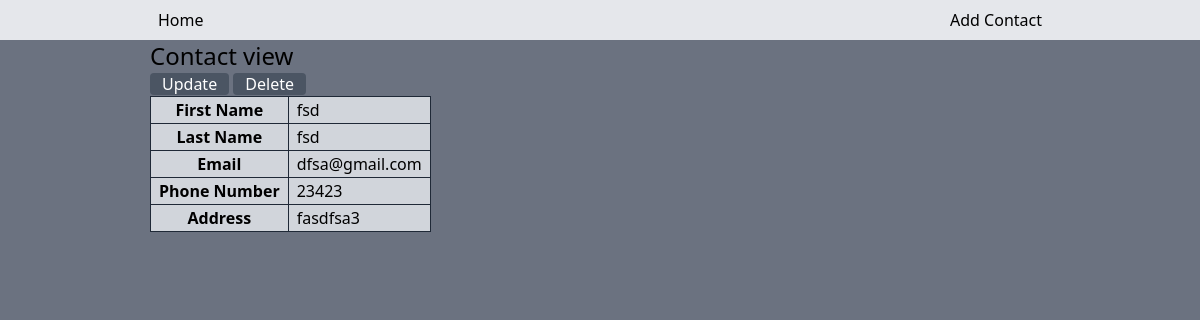
Before: /view/2/ with the older database file.
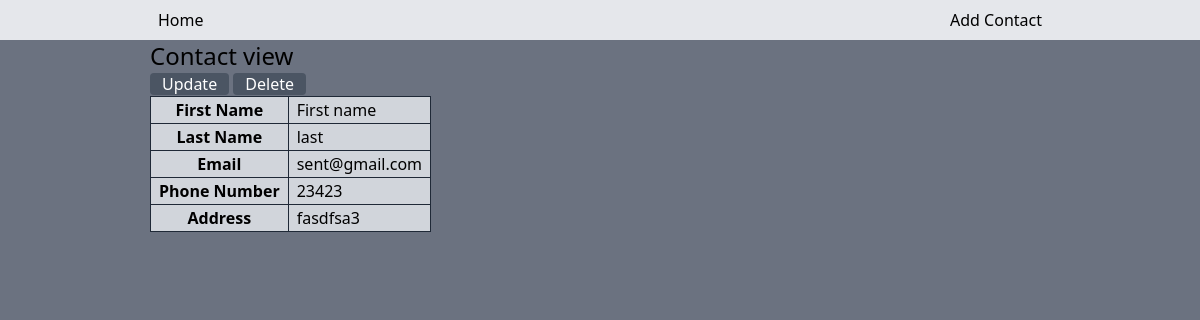
After: the same page with the newer database file.
### contact/models.py (models this page shows, shortened)
class Contact(models.Model):
    first_name = models.CharField(max_length=100)
    last_name = models.CharField(max_length=255)
    email = models.EmailField(max_length=255)
    phone_number = models.CharField(max_length=12)
    address = models.CharField(max_length=250)

### contact/views.py (the view)
# urls.py: path('view/<int:pk>/', views.view_contact, name='view_contact'),
def view_contact(request, pk):
    contact = get_object_or_404(Contact, pk=pk)
    context = {
        'contact': contact
    }
    return render(request, "contact/view.html", context)

### contact/templates/contact/view.html
{% extends "base.html" %}
{% block content %}
<div class="flex justify-center">
    <div class="w-3/4">
        <h1 class="text-2xl">Contact view</h1>
        <a href="{% url 'update_contact' contact.id %}" class="bg-gray-600 hover:bg-blue-500 rounded px-3 text-white">Update</a>
        <a href="{% url 'delete_contact' contact.id %}" class="bg-gray-600 hover:bg-red-500 rounded px-3 text-white">Delete</a>
        <table class="table border bg-gray-300">
            <tbody>
                <tr>
                    <th class="border border-gray-800 px-2">First Name</th>
                    <td class="border border-gray-800 px-2">{{ contact.first_name }}</td>
                </tr>
                <tr>
                    <th class="border border-gray-800 px-2">Last Name</th>
                    <td class="border border-gray-800 px-2">{{ contact.last_name }}</td>
                </tr>
                <tr>
                    <th class="border border-gray-800 px-2">Email</th>
                    <td class="border border-gray-800 px-2">{{ contact.email }}</td>
                </tr>
                <tr>
                    <th class="border border-gray-800 px-2">Phone Number</th>
                    <td class="border border-gray-800 px-2">{{ contact.phone_number }}</td>
                </tr>
                <tr>
                    <th class="border border-gray-800 px-2">Address</th>
                    <td class="border border-gray-800 px-2">{{ contact.address }}</td>
                </tr>
            </tbody>
        </table>
    </div>
</div>
{% endblock %}

### contact/templates/base.html (shortened to what this page needs)
<!doctype html>
<html>
<head>
  <script src="https://cdn.tailwindcss.com"></script>
</head>
<body class="bg-gray-500">
    {% include 'nav.html' %}
    {% block content %}
    {% endblock %}
</body>
</html>

### contact/templates/nav.html
<div class="flex justify-center bg-gray-200">
    <div class="w-3/4 flex justify-between py-2">
        <a href="{% url 'home' %}" class="font-medium hover:border hover:bg-gray-600 hover:text-white px-2 rounded">Home</a>
        <a  href="{% url 'add_contact' %}"  class="font-medium hover:border hover:bg-gray-600 hover:text-white px-2 rounded">Add Contact</a>
    </div>
</div>

Changed rows visible on the page:
changed Contact "fasdfsa3": first_name "fsd" → "First name"; last_name "fsd" → "last"; email "dfsa@gmail.com" → "sent@gmail.com"
